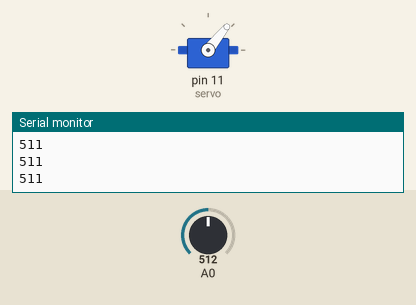
A sketch run on a simulated Arduino Uno, built with avr-gcc and run on an emulated ATmega328P. Parts: servo, the last lines printed to the serial monitor. Inputs (shaded band) come from the test bench; at power-on: A0 = 512.

Above: at 1.2 s.
1.3 s: A0 set to 716
At 1.8 s:
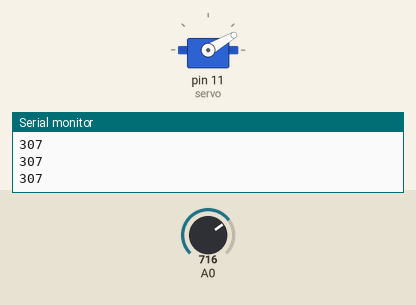
2.8 s: A0 set to 900
At 4.0 s:
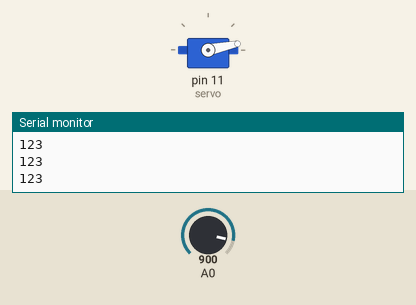
4.3 s: A0 set to 306
At 5.3 s:
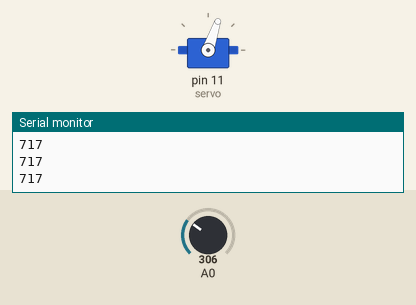
5.8 s: A0 set to 122
At 6.5 s:
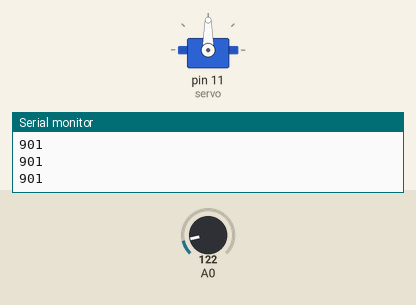
7.3 s: A0 set to 0
At 7.6 s:
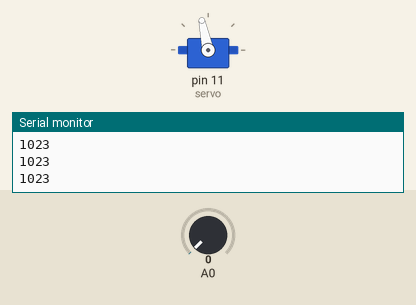
8.8 s: A0 set to 511
At 10.0 s:
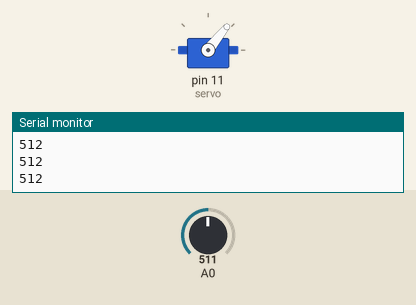
Timing chart, 0 to 11.3 s (numbered marks = the images above; inputs shaded):
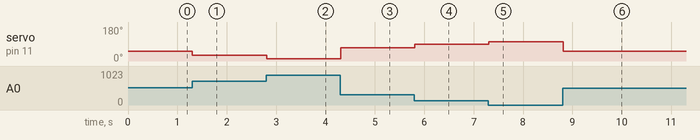

Measured:
- after the input at 1.3 s, servo on pin 11 (servo): 51° → 30° at once
- after the input at 2.8 s, servo on pin 11 (servo): 30° → 12° at once
- after the input at 4.3 s, servo on pin 11 (servo): 12° → 71° at once
- after the input at 5.8 s, servo on pin 11 (servo): 71° → 90° at once
- after the input at 7.3 s, servo on pin 11 (servo): 90° → 102° at once
- after the input at 8.8 s, servo on pin 11 (servo): 102° → 51° at once

The sketch:

joystick-servo.ino
```cpp
#include <Servo.h>
Servo servo;

void setup() {
  servo.attach(11);
  Serial.begin(9600);
  servo.write(0);
}

void loop() {
  int x = 1023 - analogRead(A0);

  Serial.println(x);
  servo.write(x / 10);
}
```
